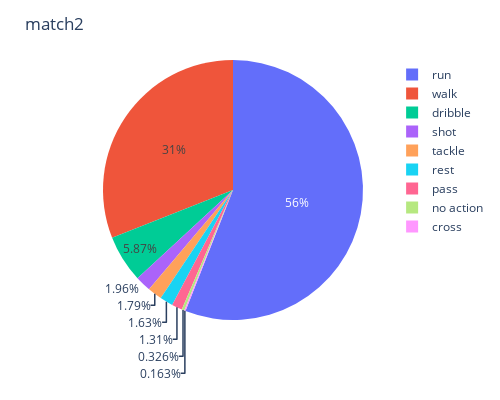

Here is the notebook cell this chart was saved with:
### Code cell
fig=px.pie(df2, names="label")

fig.update_layout(title='match2',
                  width=500,
                  height=400)

fig.show()

### Figure 1 — Plotly figure (JSON) as saved in the notebook; plotly's stock layout.template omitted (floating-point values rounded to 4 significant figures; data arrays with more than 128 entries replaced by an {"elided": "..."} marker saying what was removed)
{"data": [{"domain": {"x": [0, 1], "y": [0, 1]}, "hovertemplate": "label=%{label}<extra></extra>", "labels": {"elided": "613 str values"}, "legendgroup": "", "name": "", "showlegend": true, "type": "pie"}], "layout": {"height": 400, "legend": {"tracegroupgap": 0}, "margin": {"t": 60}, "title": {"text": "match2"}, "width": 500}}
